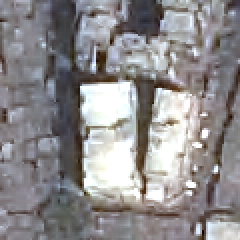
#> input picture test_images/images/tile_5.6_12.tif, 120 x 120 px (shown 2 times larger)
$ python sample_test.py
#> lines starting #> are read from the running program, lines starting #| are printed output that depends on the picture
import cv2
import numpy as np
from skimage.exposure import match_histograms

# Read image
# img = cv2.imread("tile_4.49.tif")
# img = cv2.imread("jp22_1.9.tif")
img = cv2.imread("images/tile_5.6_12.tif")
#> img is the input picture: shape (120, 120, 3); mean B, G, R 140.8, 139.5, 142.1
cv2.imwrite("test_image.png", img)

gray = cv2.cvtColor(img, cv2.COLOR_BGR2GRAY)
cv2.imwrite("gray_image.png", gray)

ref = cv2.imread("reference.png")
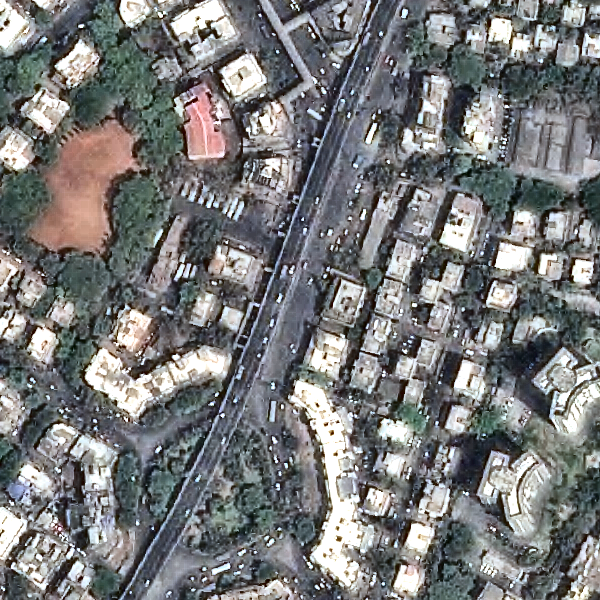
#> input picture test_images/reference.png, 600 x 600 px
#> ref is the input picture: shape (600, 600, 3); mean B, G, R 121.6, 121.4, 120.4
ref2 = cv2.imread("reference_2.png")
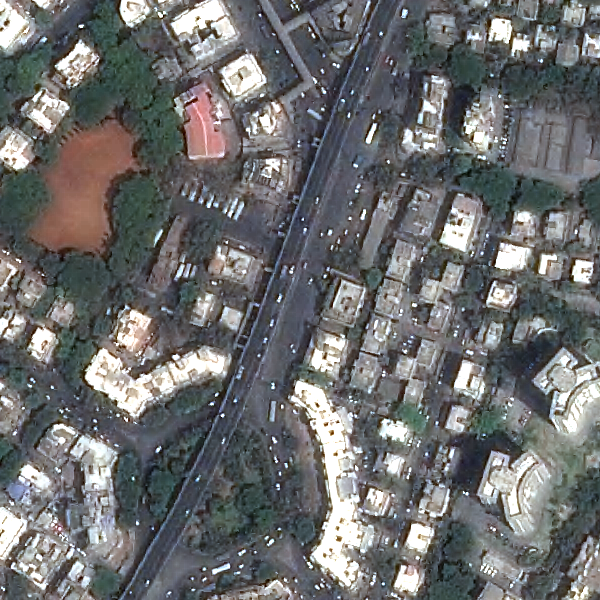
#> input picture test_images/reference_2.png, 600 x 600 px
#> ref2 is the input picture: shape (600, 600, 3); mean B, G, R 110.7, 110.4, 109.5

lab = cv2.cvtColor(img, cv2.COLOR_BGR2LAB)
#> lab: shape (120, 120, 3); mean of channels 0, 1, 2 146.9, 129.4, 127.8
L,A,B = cv2.split(lab)
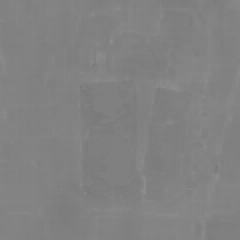
#> A: shape (120, 120) (shown 2 times larger); min 119, max 142, mean 129.4
clahe = cv2.createCLAHE(clipLimit=2.5, tileGridSize=(8,8))
L2 = clahe.apply(L)
clahe_img = cv2.cvtColor(cv2.merge([L2,A,B]), cv2.COLOR_LAB2BGR)
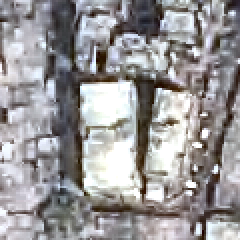
#> clahe_img: shape (120, 120, 3) (shown 2 times larger); mean B, G, R 151.4, 150.2, 152.5

gamma = 0.8
img_f = img / 255.0
gamma_img = np.power(img_f, gamma)
gamma_img = (gamma_img * 255).astype(np.uint8)

cv2.imwrite("gamma_image.png", gamma_img)


# [5 lines of commented-out code are left out]
lab = cv2.cvtColor(gamma_img, cv2.COLOR_BGR2LAB)
#> lab: shape (120, 120, 3); mean of channels 0, 1, 2 162.3, 129.3, 128
L,A,B = cv2.split(lab)
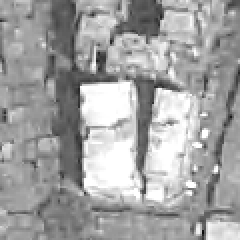
#> L: shape (120, 120) (shown 2 times larger); min 11, max 255, mean 162.3
clahe = cv2.createCLAHE(clipLimit=2.5, tileGridSize=(8,8))
L2 = clahe.apply(L)
g_clahe = cv2.cvtColor(cv2.merge([L2,A,B]), cv2.COLOR_LAB2BGR)
cv2.imwrite("gamma_clahe.png", g_clahe)

blur = cv2.GaussianBlur(img, (5,5), 0)
sharp = cv2.addWeighted(img, 1.5, blur, -0.5, 0)

cv2.imwrite("sharp.png", sharp)

blur = cv2.GaussianBlur(g_clahe, (5,5), 0)
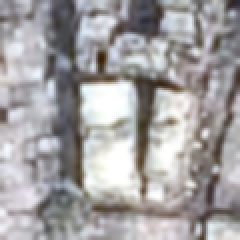
#> blur: shape (120, 120, 3) (shown 2 times larger); mean B, G, R 161.2, 160.2, 162.7
sharp = cv2.addWeighted(g_clahe, 1.5, blur, -0.5, 0)
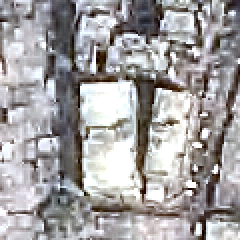
#> sharp: shape (120, 120, 3) (shown 2 times larger); mean B, G, R 160.6, 159.7, 162.4

cv2.imwrite("g_clahe_sharp.png", sharp)

# final_img = matched

# cv2.imwrite("test_enhanced.png", final_img)

print("Saved enhanced satellite-quality image!")
